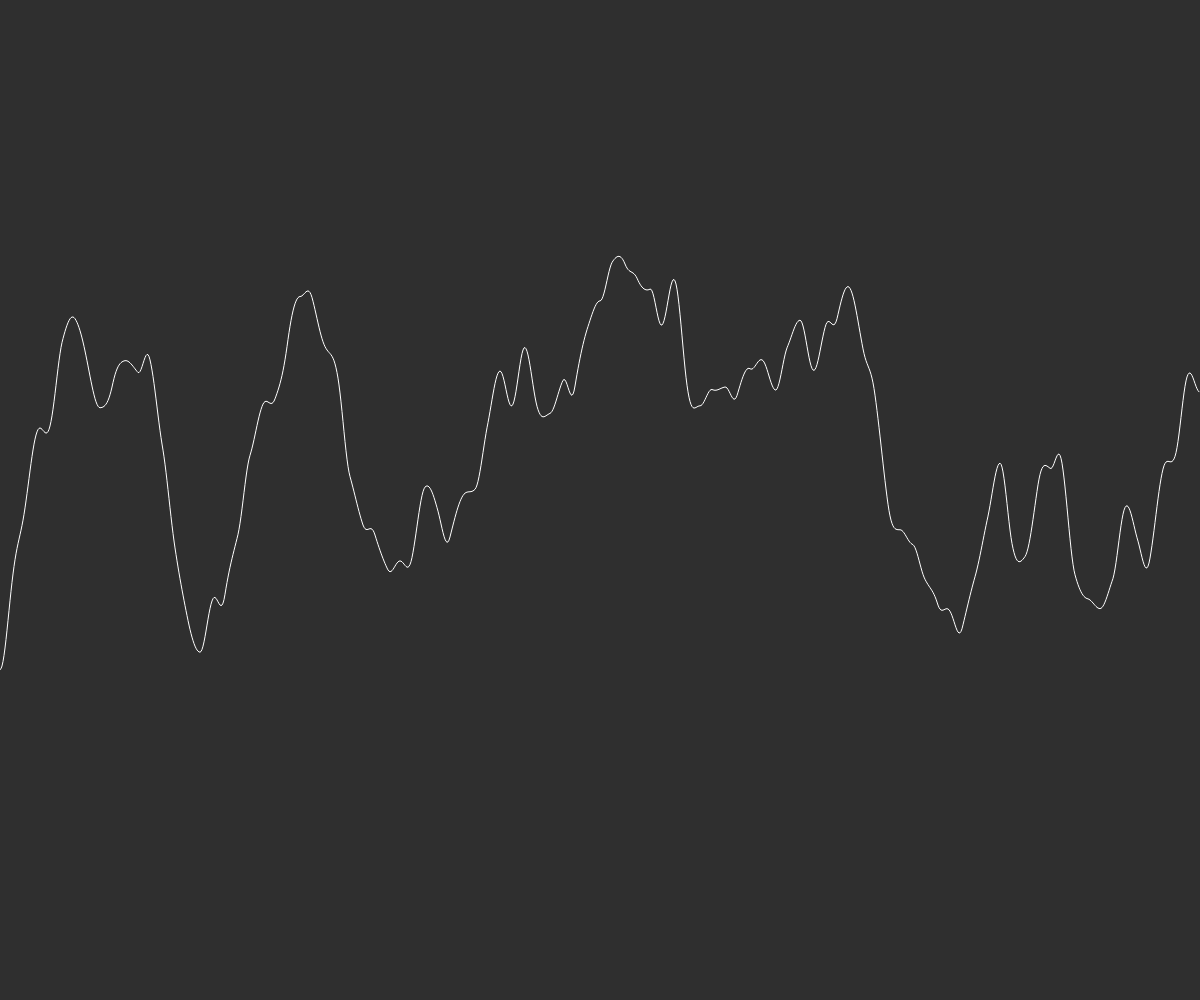
Frame 1 (no input)
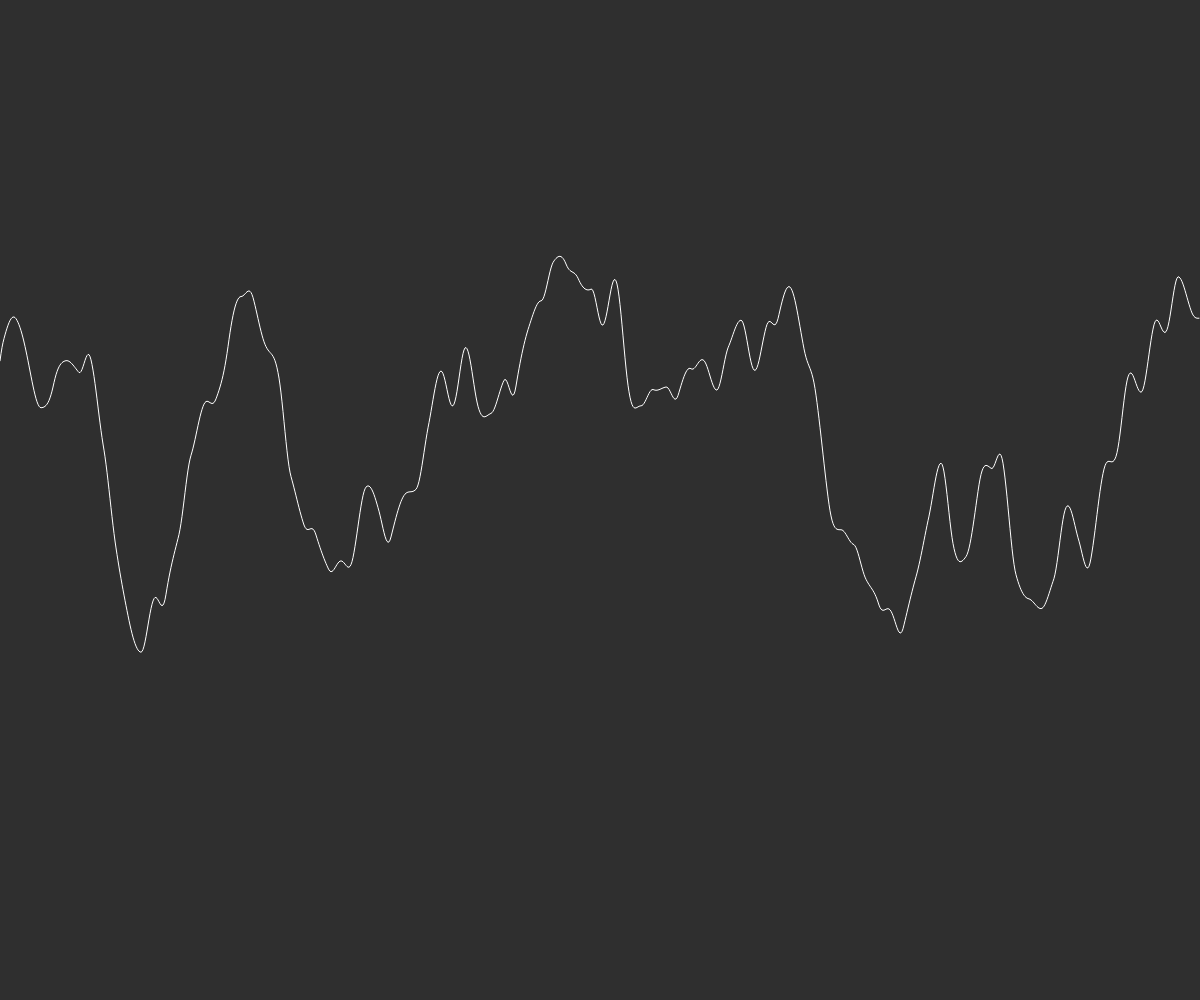
Frame 60 (no input)
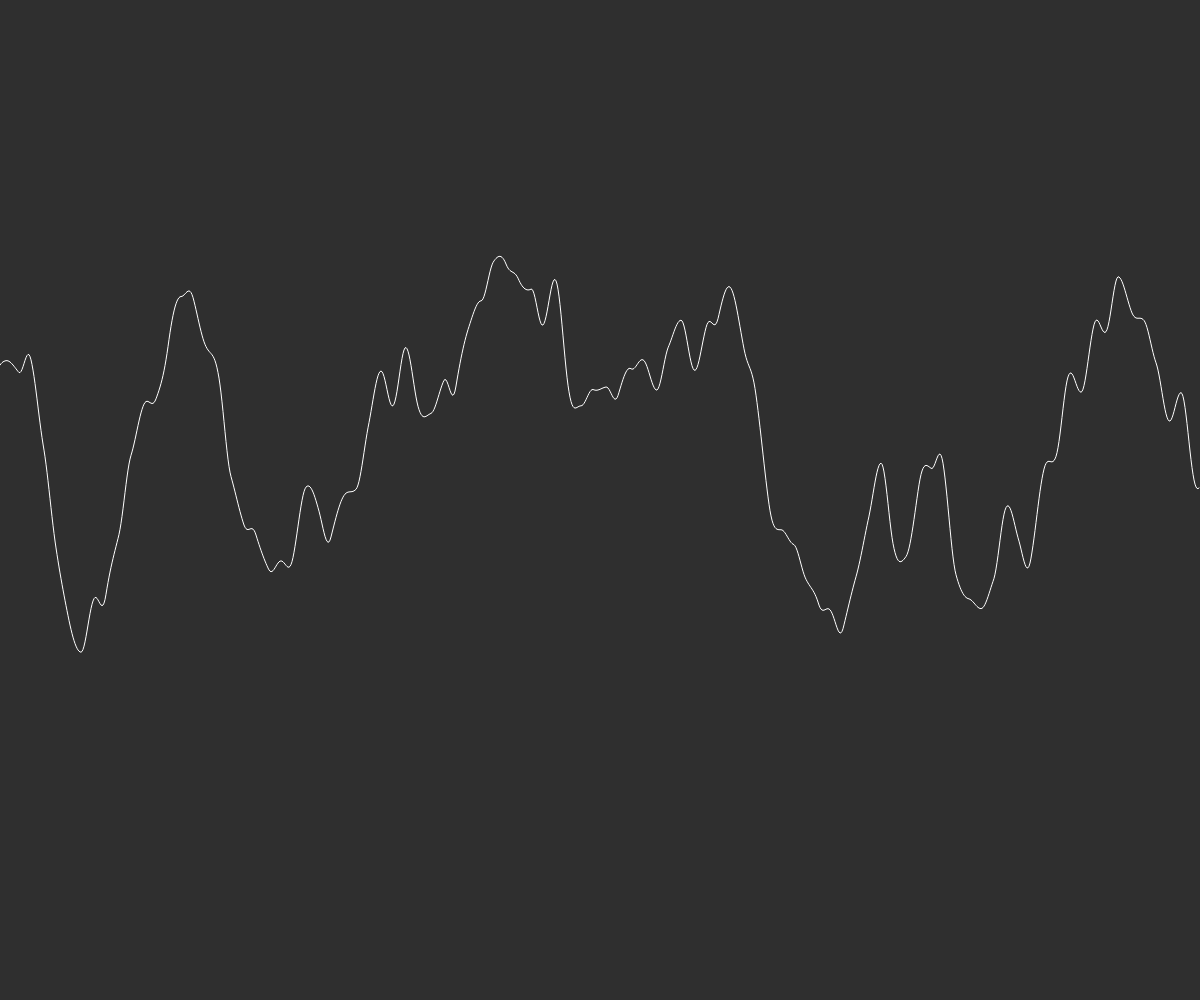
Frame 120 (the mouse pressed at the canvas centre since frame 60)

The p5.js sketch that drew these frames (run headless with seeded random() and noise() and a simulated clock; from frame 60 on, the mouse is pressed at the canvas centre):

// p5.js sketch
// ── sketch.js
var inc = 0.01;
var start = 0;

function setup() {
  createCanvas(windowWidth, windowHeight);
};

function draw() {
  background(47);
  stroke(255);
  noFill();
  beginShape();
  var xoff = start;
  for (var x = 0; x < width; x++) {
  	stroke(255)
  	var y = noise(xoff) * height;
  	vertex(x, y);

  	xoff += inc;
  };
  endShape();

start += inc;
};
